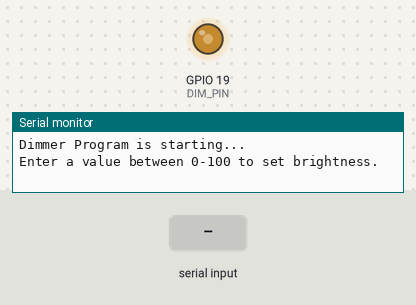
Bench run of a sketch on a simulated ESP32. On the bench: output pins drawn as LEDs (lit = HIGH), the last lines printed to the serial monitor. The test bench sets the inputs (shaded band).

Above: at 1.2 s.
1.3 s: "90,45\n" received over Serial
At 1.7 s:
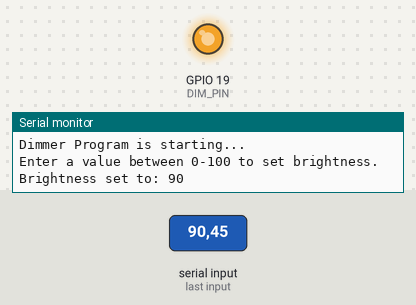
2.8 s: "5\n" received over Serial
At 4.0 s:
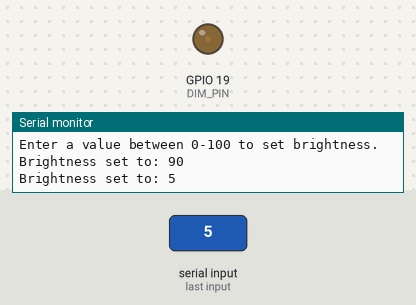
4.3 s: "90\n" received over Serial
At 5.2 s:
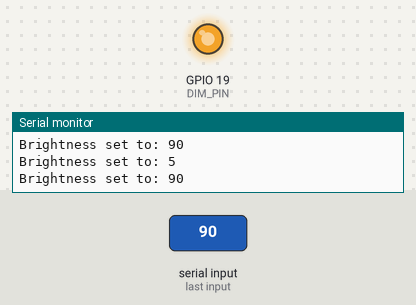
Timing chart, 0 to 7.3 s (numbered marks = the images above; inputs shaded):
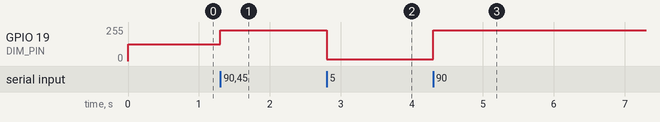

Measured:
- after the input at 1.3 s, GPIO 19 (DIM_PIN): 127/255 → 229/255 at once
- after the input at 2.8 s, GPIO 19 (DIM_PIN): 229/255 → 12/255 at once
- after the input at 4.3 s, GPIO 19 (DIM_PIN): 12/255 → 229/255 at once

The sketch:

AC_dimmer_V2_SerialMonitor_Working.ino
```cpp
#include <RBDdimmer.h>

#define ZC_PIN 34  // Zero-Crossing pin
#define DIM_PIN 19  // PWM/Triac pin

// Initialize the dimmer
dimmerLamp dimmer(DIM_PIN, ZC_PIN);

// Variable to store brightness value
int brightness = 50;  // Start with 50% brightness (instead of 0)
int lastBrightness = 50;  // To track the last brightness value (initialized to a valid starting value)

void setup() {
    Serial.begin(115200);

    // Set dimmer mode
    dimmer.begin(NORMAL_MODE, ON);

    // Display startup message
    Serial.println("Dimmer Program is starting...");
    Serial.println("Enter a value between 0-100 to set brightness.");

    // Set initial brightness to 50% at startup
    dimmer.setPower(brightness);
}

void loop() {
    // Keep checking for serial input continuously
    checkSerialInput();  // Function to handle serial input and change brightness

    // Here you can add additional code that continuously runs without blocking
    // For now, we just keep the brightness constant until input is changed
}

// Function to check and update brightness based on serial input
void checkSerialInput() {
  if (Serial.available()) {
    // Read the entire line until newline character
    String inputStr = Serial.readStringUntil('\n');
    inputStr.trim();  // Remove any leading/trailing whitespace

    if (inputStr.length() > 0) {
      int inputVal = inputStr.toInt();  // Convert the string to an integer

      // Ensure input is within valid range (0 to 100)
      if (inputVal >= 0 && inputVal <= 100) {
        if (inputVal != lastBrightness) {
          brightness = inputVal;
          dimmer.setPower(brightness);
          Serial.print("Brightness set to: ");
          Serial.println(brightness);
          lastBrightness = brightness;
        }
      } else {
        Serial.println("Invalid input. Please enter a value between 0 and 100.");
      }
    }
  }
}
```
